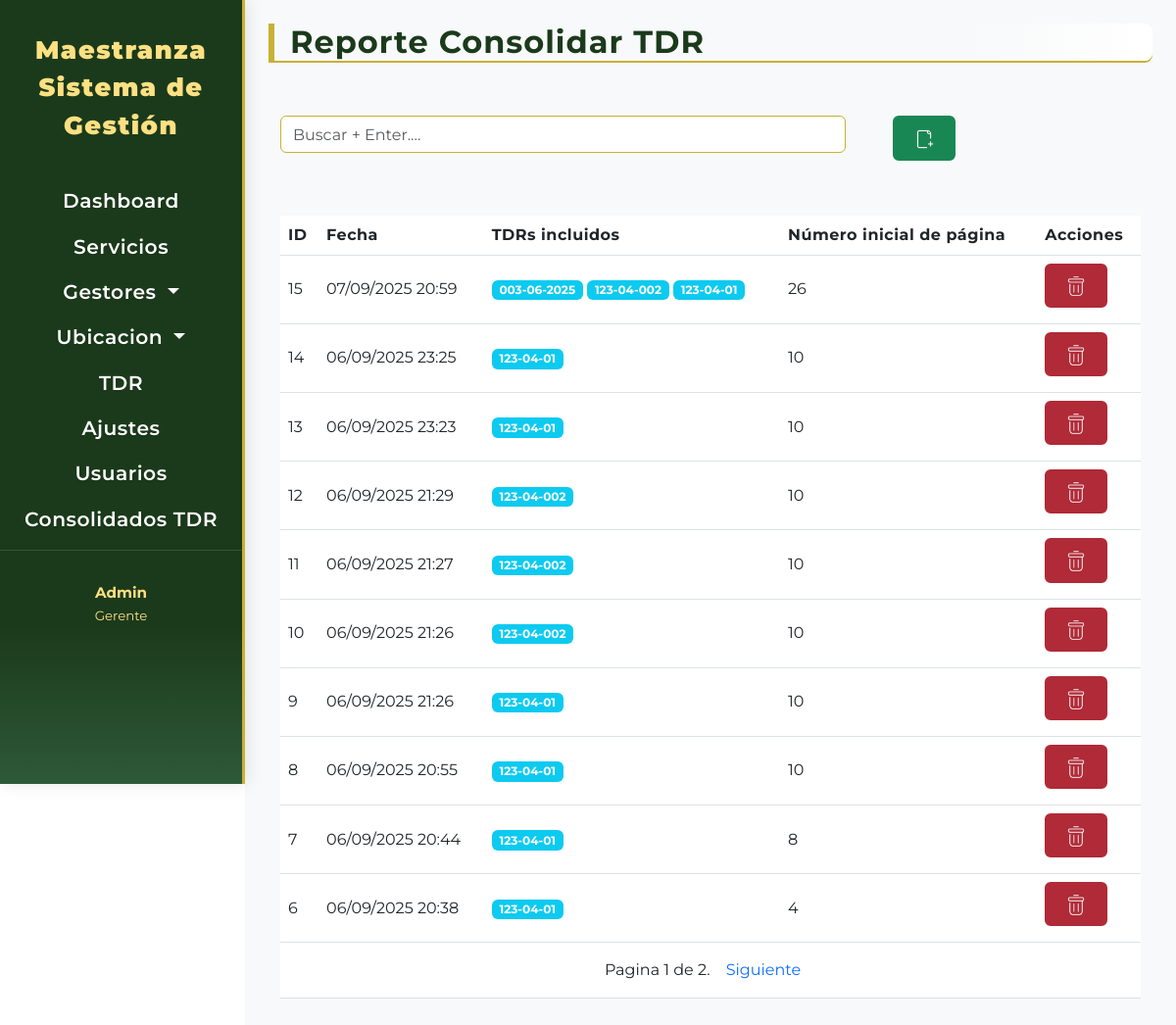
The app's page /tdr/consolidados/, older data.
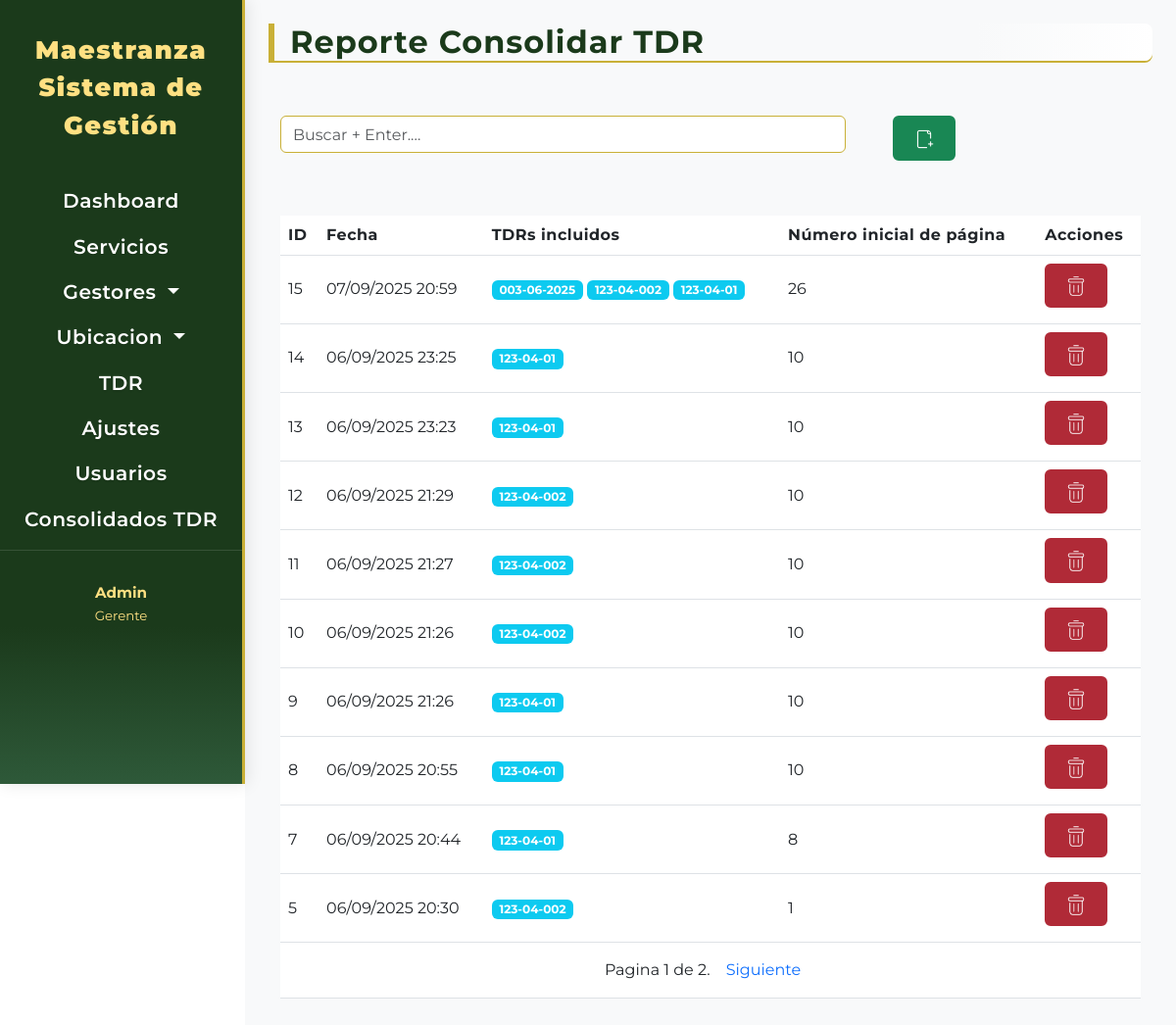
The same page, newer data.
### tdr/models.py (models this page shows, shortened)
class ConsolidadoTDR(models.Model):
    fecha = models.DateTimeField(auto_now_add=True)
    tdrs = models.ManyToManyField(Requerimiento, related_name='consolidados')
    start_page = models.PositiveIntegerField(default=1)
    def get_borrar_url(self):
        return reverse('consolidado_tdr_borrar', args=[self.id])

class Requerimiento(models.Model):
    vehiculo = models.ForeignKey(
        Vehiculo,
        on_delete=models.CASCADE,
        related_name='requerimientos',
        verbose_name="Vehículo del Requerimiento"
    )
    fecha_creacion = models.DateTimeField(
        auto_now_add=True,
        verbose_name="Fecha de Creación del TDR",
        db_index=True
    )
    informe_tecnico_nro = models.CharField(
        unique=True,
        max_length=50,
        blank=True,
        null=True,
        verbose_name="Nº Informe Técnico"
    )
    servicios_propuestos = models.ManyToManyField(
        DescripcionServicio,
        through='RequerimientoDescripcionDetalle',
        related_name='requerimientos_asociados_servicio',
        verbose_name="Servicios Propuestos en TDR"
    )
    piezas_propuestas = models.ManyToManyField(
        PiezaTDR,
        through='RequerimientoPiezaDetalle',
        related_name='en_requerimientos',
        verbose_name="Piezas Propuestas en TDR"
    )
    class Meta:
        verbose_name = "Requerimiento TDR"
        verbose_name_plural = "Requerimientos TDRs"
        ordering = ['-fecha_creacion']

### tdr/views.py (the view)
# urls.py: path('consolidados/', views.lista_consolidados, name='lista_consolidados'),
def lista_consolidados(request):
    search = request.GET.get('search', '').strip()
    consolidados = ConsolidadoTDR.objects.all().order_by('-fecha')
    if search:
        consolidados = consolidados.filter(
            tdrs__informe_tecnico_nro__icontains=search
        ).distinct()
    consolidados = paginacion(request, consolidados)
    return render(request, 'requerimiento/lista_consolidados.html', {
        'consolidados': consolidados,
        'urlindex': 'lista_consolidados',
        'urlcrear': 'consolidado_tdr_seleccion',
    })

### maestranza/utils.py (called while the page is built)
def paginacion(request,modelo):
    paginator = Paginator(modelo, 10)
    page_number = request.GET.get('page',1)
    try:
        modelo = paginator.page(page_number)
    except EmptyPage:
        modelo = paginator.page(paginator.num_pages)
    except PageNotAnInteger:
        modelo = paginator.page(1)
    return modelo

### templates/requerimiento/lista_consolidados.html (shortened to what this page needs)
{% extends "components/tablas.html" %}
{% block titabla %}Reporte Consolidar TDR {% endblock titabla %}
{% block Thead %}
<th>ID</th>
<th>Fecha</th>
<th>TDRs incluidos</th>
<th>Número inicial de página</th>
<th>Acciones</th>
{% endblock Thead %}
{% block tbody %}
{% for consolidado in consolidados %}
<tr>
    <td>{{ consolidado.id }}</td>
    <td>{{ consolidado.fecha|date:"d/m/Y H:i" }}</td>
    <td>
        {% for tdr in consolidado.tdrs.all %}
            <span class="badge bg-info">{{ tdr.informe_tecnico_nro }}</span>
        {% empty %}
            <span class="text-muted">Ninguno</span>
        {% endfor %}
    </td>
    <td>{{ consolidado.start_page }}</td>
    {% include "includes/botones.html" with modelo=consolidado modelomodal='consolidado' modelo_id=consolidado.id %}
</tr>
{% endfor %}
{% endblock tbody %}
{% block tfoot %}
<td colspan="5">{% include "includes/pagination.html" with page=consolidados %}</td>
{% endblock tfoot %}

### templates/includes/botones.html (shortened to what this page needs)
{% load static %}
<td>
    <span>
        <a class="btn btn-danger" href="{{ modelo.get_borrar_url }}"
            onclick="return confirm('¿Estás seguro de que deseas borrar este registro?');"><img
                src="{% static 'img/delete.png' %}" alt=" "></a>
    </span>
</td>

Row changes from the older to the newer data that the page shows:
removed ConsolidadoTDR: id "6", fecha "06/09/2025 20:38", start_page "4", Requerimiento (informe_tecnico_nro "123-04-01")
now on this page (row unchanged): ConsolidadoTDR: id "5", fecha "06/09/2025 20:30", start_page "1", Requerimiento (informe_tecnico_nro "123-04-002")
